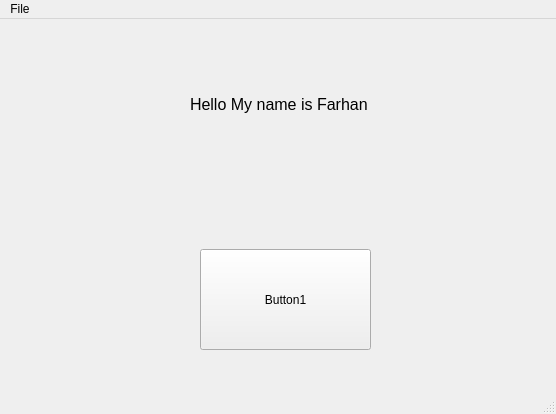
<?xml version="1.0" encoding="UTF-8"?>
<ui version="4.0">
 <class>MainWindow</class>
 <widget class="QMainWindow" name="MainWindow">
  <property name="geometry">
   <rect>
    <x>0</x>
    <y>0</y>
    <width>556</width>
    <height>414</height>
   </rect>
  </property>
  <property name="windowTitle">
   <string>MainWindow</string>
  </property>
  <widget class="QWidget" name="centralwidget">
   <widget class="QPushButton" name="Button1">
    <property name="geometry">
     <rect>
      <x>200</x>
      <y>230</y>
      <width>171</width>
      <height>101</height>
     </rect>
    </property>
    <property name="text">
     <string>Button1</string>
    </property>
   </widget>
   <widget class="QLabel" name="label1">
    <property name="geometry">
     <rect>
      <x>190</x>
      <y>50</y>
      <width>181</width>
      <height>71</height>
     </rect>
    </property>
    <property name="font">
     <font>
      <pointsize>12</pointsize>
     </font>
    </property>
    <property name="text">
     <string>Hello My name is Farhan</string>
    </property>
   </widget>
  </widget>
  <widget class="QMenuBar" name="menubar">
   <property name="geometry">
    <rect>
     <x>0</x>
     <y>0</y>
     <width>556</width>
     <height>21</height>
    </rect>
   </property>
   <widget class="QMenu" name="menuFile">
    <property name="title">
     <string>File</string>
    </property>
   </widget>
   <addaction name="menuFile"/>
  </widget>
  <widget class="QStatusBar" name="statusbar"/>
 </widget>
 <resources/>
 <connections/>
</ui>
